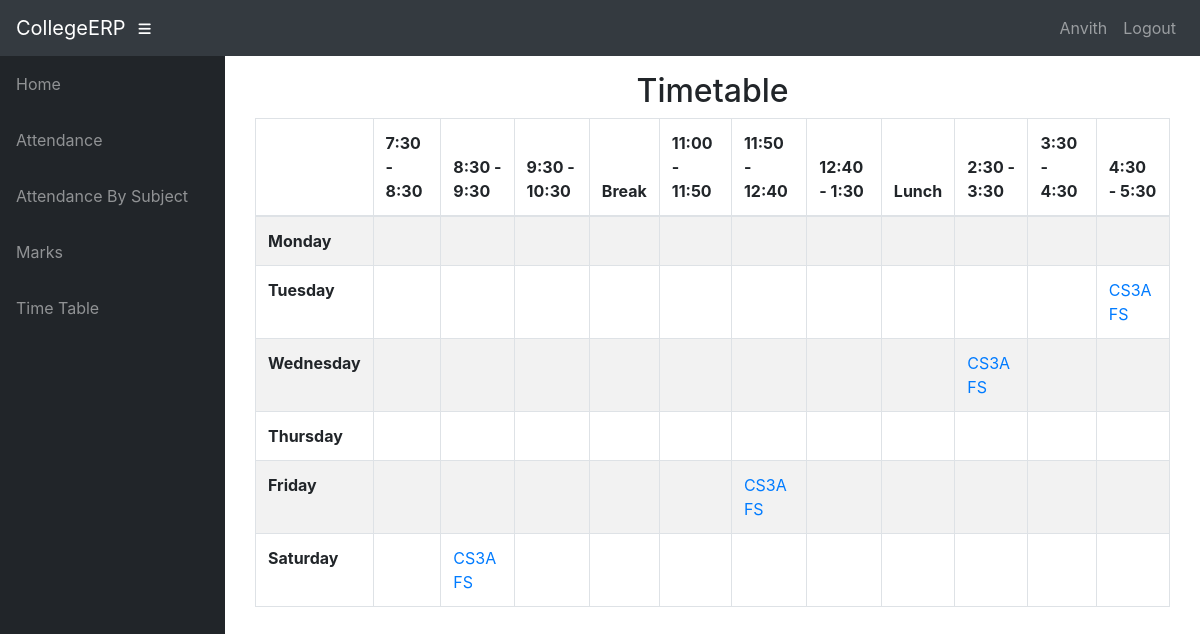
Screenshot of /info/teacher/MA02/t_timetable/ (signed in) with the database file from the repository.
### info/models.py (models this page shows, shortened)
class User(AbstractUser):
    @property
    def is_student(self):
        if hasattr(self, 'student'):
            return True
        return False

class Student(models.Model):
    user = models.OneToOneField(User, on_delete=models.CASCADE, null=True)
    class_id = models.ForeignKey(Class, on_delete=models.CASCADE, default=1)
    USN = models.CharField(primary_key='True', max_length=100)
    name = models.CharField(max_length=200)
    sex = models.CharField(max_length=50, choices=sex_choice, default='Male')
    DOB = models.DateField(default='1998-01-01')

class AssignTime(models.Model):
    assign = models.ForeignKey(Assign, on_delete=models.CASCADE)
    period = models.CharField(max_length=50, choices=time_slots, default='11:00 - 11:50')
    day = models.CharField(max_length=15, choices=DAYS_OF_WEEK)

class Assign(models.Model):
    class_id = models.ForeignKey(Class, on_delete=models.CASCADE)
    course = models.ForeignKey(Course, on_delete=models.CASCADE)
    teacher = models.ForeignKey(Teacher, on_delete=models.CASCADE)
    class Meta:
        unique_together = (('course', 'class_id', 'teacher'),)

class Course(models.Model):
    dept = models.ForeignKey(Dept, on_delete=models.CASCADE)
    id = models.CharField(primary_key='True', max_length=50)
    name = models.CharField(max_length=50)
    shortname = models.CharField(max_length=50, default='X')

### info/views.py (the view)
# urls.py: path('teacher/<slug:teacher_id>/t_timetable/', views.t_timetable, name='t_timetable'),
@login_required()
def t_timetable(request, teacher_id):
    asst = AssignTime.objects.filter(assign__teacher_id=teacher_id)
    class_matrix = [[True for i in range(12)] for j in range(6)]
    for i, d in enumerate(DAYS_OF_WEEK):
        t = 0
        for j in range(12):
            if j == 0:
                class_matrix[i][0] = d[0]
                continue
            if j == 4 or j == 8:
                continue
            try:
                a = asst.get(period=time_slots[t][0], day=d[0])
                class_matrix[i][j] = a
            except AssignTime.DoesNotExist:
                pass
            t += 1
    context = {
        'class_matrix': class_matrix,
    }
    return render(request, 'info/t_timetable.html', context)

### info/templates/info/t_timetable.html
{% extends 'info/base.html' %}
    {% block content %}
    <div class="container">
        <div class="container">
            <div class="row">
                <div class="col-md-12">
                    <h2 class="text-center">
                        Timetable
                    </h2>
                </div>
                <div id="no-more-tables">
                     <div class="table-responsive">
                        <table class="col-sm-12 table table-bordered table-striped table- cf " id="dataTable" width="100%" cellspacing="0">
                            <thead class="cf">
                                <tr>
                                    <th>      </th>
                                    <th>7:30 - 8:30</th>
                                    <th>8:30 - 9:30</th>
                                    <th>9:30 - 10:30</th>
                                    <th>Break</th>
                                    <th>11:00 - 11:50</th>
                                    <th>11:50 - 12:40</th>
                                    <th>12:40 - 1:30</th>
                                    <th>Lunch</th>
                                    <th>2:30 - 3:30</th>
                                    <th>3:30 - 4:30</th>
                                    <th>4:30 - 5:30</th>
                                </tr>
                            </thead>
                            <tbody>
                                {% for i in class_matrix %}
                                <tr>
                                    {% for j in i %}
                                        {% if forloop.counter == 1 %}
                                            <td><b>{{ j }}</b></td>
                                        {% elif j == True %}
                                            <td></td>
                                        {% else %}
                                            <td><a href="{% url 'free_teachers' j.id %}"
                                                    onclick="window.open('{% url 'free_teachers' j.id %}',
                                                                         'newwindow',
                                                                         'width=600,height=400');
                                                              return false;">{{ j.assign.class_id_id }} {{ j.assign.course.shortname }}</a>
                                            </td>
                                        {% endif %}
                                    {% endfor %}
                                </tr>
                                {% endfor %}
                            </tbody>
                        </table>
                     </div>
                </div>
            </div>
        </div>
    </div>
    {% endblock %}

### info/templates/info/base.html (shortened to what this page needs)
<!DOCTYPE html>
<html lang="en">
  <head>
      {% load static %}
    <link href="{% static '/info/bootstrap/vendor/bootstrap/css/bootstrap.min.css' %}" rel="stylesheet">
    <link href="{% static '/info/bootstrap/vendor/fontawesome-free/css/all.min.css' %}" rel="stylesheet" type="text/css">
    <link href="{% static '/info/bootstrap/vendor/datatables/dataTables.bootstrap4.css' %}" rel="stylesheet">
    <link href="{% static '/info/bootstrap/css/sb-admin.css' %}" rel="stylesheet">
  </head>
  <body id="page-top">
    <nav class="navbar navbar-expand navbar-dark bg-dark static-top">
      <a class="navbar-brand mr-1" href="{% url 'index' %}">CollegeERP</a>
      <button class="btn btn-link btn-sm text-white order-1 order-sm-0" id="sidebarToggle" href="#">
        <i class="fas fa-bars"></i>
      </button>
        <div class="collapse navbar-collapse" id="navbarResponsive">
          <ul class="navbar-nav ml-auto">
            <li class="nav-item">
                {% if request.user.is_student %}
                    <a class="nav-link text-capitalize">{{ request.user.student.name }}</a>
                {% elif request.user.is_teacher %}
                    <a class="nav-link text-capitalize">{{ request.user.teacher.name }}</a>
                {% endif %}
            </li>
            <li class="nav-item">
                <a class="nav-link" href="#" data-toggle="modal" data-target="#logoutModal">Logout</a>
            </li>
          </ul>
        </div>
    </nav>
    <div id="wrapper">
      <ul class="sidebar navbar-nav">
            <li class="nav-item">
              <a class="nav-link" href="{% url 'index' %}">
                <span>Home</span>
              </a>
            </li>
        {% if request.user.is_student %}
            <li class="nav-item">
              <a class="nav-link" href="{% url 'attendance' request.user.student.USN %}">
                <span>Attendance</span>
              </a>
            </li>
            <li class="nav-item">
              <a class="nav-link" href="{% url 'attendance' request.user.student.USN %}">
                <span>Attendance By Subject</span>
              </a>
            </li>
            <li class="nav-item">
              <a class="nav-link" href="{% url 'marks_list' request.user.student.USN %}">
                <span>Marks</span>
              </a>
            </li>
              <li class="nav-item">
              <a class="nav-link" href="{% url 'timetable' request.user.student.class_id_id %}">
                <span>Time Table</span>
              </a>
            </li>
        {% endif %}
      </ul>
      <div id="content-wrapper">
        <div class="container-fluid">
            {% block content %}
            {% endblock %}
        </div>
      </div>
    </div>
  </body>
</html>

### rows the page displays
User: user.student.name "Anvith"
AssignTime: i "Tuesday", assign.class_id_id "CS3A", assign.course.shortname "FS"
AssignTime: i "Wednesday", assign.class_id_id "CS3A", assign.course.shortname "FS"
AssignTime: i "Friday", assign.class_id_id "CS3A", assign.course.shortname "FS"
AssignTime: i "Saturday", assign.class_id_id "CS3A", assign.course.shortname "FS"

### other values shown
{{ j }} "Monday" "Thursday"
